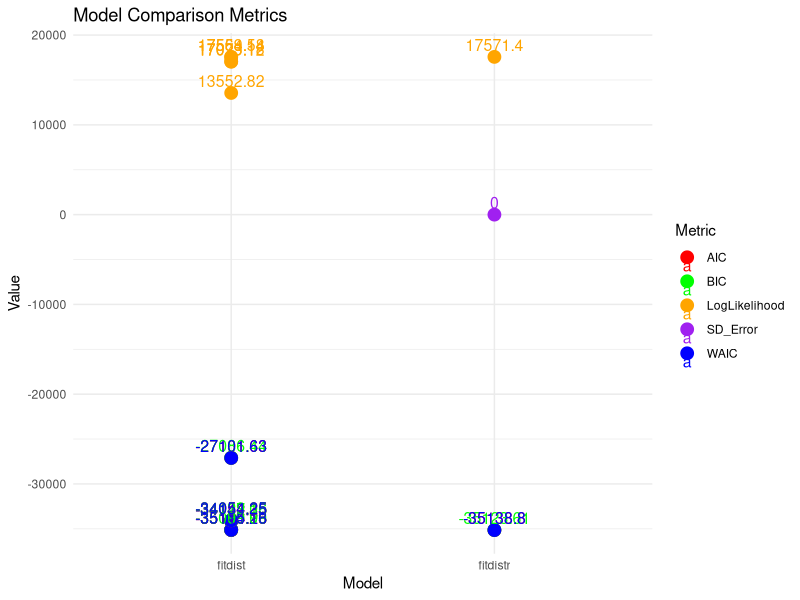
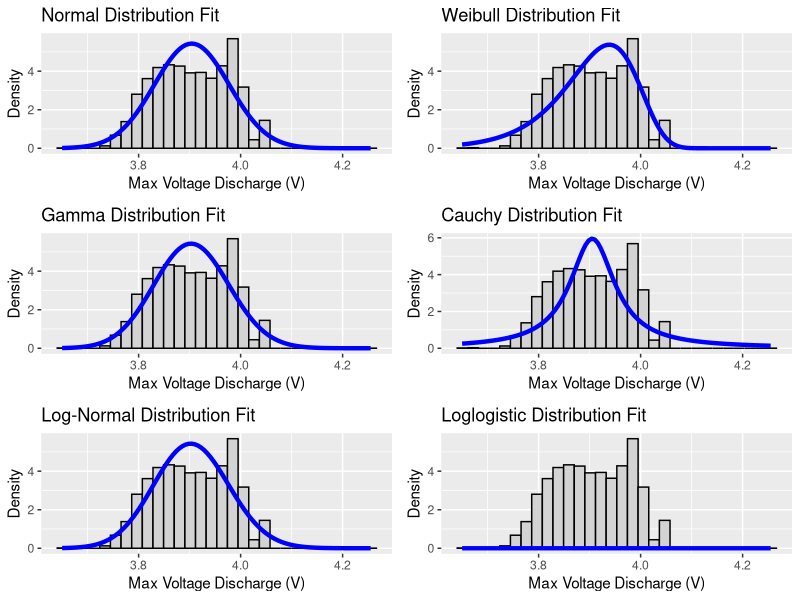

Recreate these plots in R, in order.
# Load necessary libraries
library(ggplot2)
library(readxl)  # Load the readxl package to use read_excel()
library(dplyr)  # For data manipulation
library(broom)  # For tidying model outputs
library(gridExtra)  # For arranging plots
library(fitdistrplus)  # For fitting distributions
library(tidyr)  # For pivot_longer function

# Function to calculate WAIC
calculate_waic <- function(log_likelihood, n, k) {
  # Calculate WAIC
  waic <- -2 * (log_likelihood - k)
  return(waic)
}

# Read the Excel file
data <- read_excel("Dataset.xlsx")

# Create the dataframe with the specified columns
df <- data.frame(
  Discharge_Time = data[[2]],
  Decrement_3.6_3.4V = data[[3]],
  Max_Voltage_Dischar = data[[4]],
  Min_Voltage_Charg = data[[5]],
  Time_at_4.15V = data[[6]],
  Time_constant_current = data[[7]],
  Charging_time = data[[8]] * 10  # Reduce charging time by a factor of 10
)

# Filter the dataframe to include only rows where Max Voltage Discharge is >= 3.5V
df_filtered <- df %>% filter(Max_Voltage_Dischar >= 3.5)

# Fit distributions
fit_normal <- fitdistr(df_filtered$Max_Voltage_Dischar, "normal")
fit_weibull <- fitdist(df_filtered$Max_Voltage_Dischar, "weibull")
fit_gamma <- fitdist(df_filtered$Max_Voltage_Dischar, "gamma")
fit_cauchy <- fitdist(df_filtered$Max_Voltage_Dischar, "cauchy")
fit_lognormal <- fitdist(df_filtered$Max_Voltage_Dischar, "lnorm")
fit_loglogistic <- fitdist(df_filtered$Max_Voltage_Dischar, "logis")

# Function to calculate AIC, BIC, and WAIC
calculate_model_metrics <- function(model) {
  # Extract log-likelihood
  log_likelihood <- logLik(model)
  
  # Calculate AIC and BIC
  aic_value <- AIC(model)
  bic_value <- BIC(model)
  
  # Calculate WAIC
  waic_value <- calculate_waic(log_likelihood, length(df_filtered$Max_Voltage_Dischar), length(coef(model)))
  
  # Extract model parameters
  if (class(model) == "fitdistr") {
    params <- data.frame(
      Estimate = model$estimate,
      StdError = sqrt(diag(model$vcov)),
      row.names = names(model$estimate)
    )
    intercept <- params[1, "Estimate"]
    sd_error <- params[2, "StdError"]
  } else {
    intercept <- NA
    sd_error <- NA
  }
  
  # Create a summary data frame
  summary_df <- data.frame(
    Model = class(model)[1],
    AIC = aic_value,
    BIC = bic_value,
    WAIC = waic_value,
    LogLikelihood = as.numeric(log_likelihood),
    Intercept = intercept,
    SD_Error = sd_error,
    stringsAsFactors = FALSE
  )
  
  return(summary_df)
}

# Calculate metrics for each model
model_summaries <- bind_rows(
  calculate_model_metrics(fit_normal),
  calculate_model_metrics(fit_weibull),
  calculate_model_metrics(fit_gamma),
  calculate_model_metrics(fit_cauchy),
  calculate_model_metrics(fit_lognormal),
  calculate_model_metrics(fit_loglogistic)
  )

# Display the summary table
print(model_summaries)

# Create a point plot for AIC, BIC, WAIC, SD Error, and Log-Likelihood
point_plot <- model_summaries %>%
  pivot_longer(cols = c(AIC, BIC, WAIC, SD_Error, LogLikelihood), 
               names_to = "Metric", 
               values_to = "Value") %>%
  ggplot(aes(x = Model, y = Value, color = Metric, label = round(Value, 2))) +
  geom_point(size = 4) +
  geom_text(vjust = -0.5, size = 4) +
  labs(title = "Model Comparison Metrics", x = "Model", y = "Value") +
  theme_minimal() +
  scale_color_manual(values = c("AIC" = "red", "BIC" = "green", "WAIC" = "blue", "SD_Error" = "purple", "LogLikelihood" = "orange"))

# Display the point plot
print(point_plot)

# Create plots for each distribution
plot_normal <- ggplot(df_filtered, aes(x = Max_Voltage_Dischar)) +
  geom_histogram(aes(y = ..density..), bins = 30, fill = "lightgray", color = "black") +
  stat_function(fun = dnorm, args = list(mean = fit_normal$estimate[1], sd = fit_normal$estimate[2]), color = "blue", size = 1.5) +
  labs(title = "Normal Distribution Fit", x = "Max Voltage Discharge (V)", y = "Density")

plot_weibull <- ggplot(df_filtered, aes(x = Max_Voltage_Dischar)) +
  geom_histogram(aes(y = ..density..), bins = 30, fill = "lightgray", color = "black") +
  stat_function(fun = dweibull, args = list(shape = fit_weibull$estimate[1], scale = fit_weibull$estimate[2]), color = "blue", size = 1.5) +
  labs(title = "Weibull Distribution Fit", x = "Max Voltage Discharge (V)", y = "Density")

plot_gamma <- ggplot(df_filtered, aes(x = Max_Voltage_Dischar)) +
  geom_histogram(aes(y = ..density..), bins = 30, fill = "lightgray", color = "black") +
  stat_function(fun = dgamma, args = list(shape = fit_gamma$estimate[1], rate = fit_gamma$estimate[2]), color = "blue", size = 1.5) +
  labs(title = "Gamma Distribution Fit", x = "Max Voltage Discharge (V)", y = "Density")

plot_cauchy <- ggplot(df_filtered, aes(x = Max_Voltage_Dischar)) +
  geom_histogram(aes(y = ..density..), bins = 30, fill = "lightgray", color = "black") +
  stat_function(fun = dcauchy, args = list(location = fit_cauchy$estimate[1], scale = fit_cauchy$estimate[2]), color = "blue", size = 1.5) +
  labs(title = "Cauchy Distribution Fit", x = "Max Voltage Discharge (V)", y = "Density")

plot_lognormal <- ggplot(df_filtered, aes(x = Max_Voltage_Dischar)) +
  geom_histogram(aes(y = ..density..), bins = 30, fill = "lightgray", color = "black") +
  stat_function(fun = dlnorm, args = list(meanlog = fit_lognormal$estimate[1], sdlog = fit_lognormal$estimate[2]), color = "blue", size = 1.5) +
  labs(title = "Log-Normal Distribution Fit", x = "Max Voltage Discharge (V)", y = "Density")

# Create a plot for the logarithmic distribution
plot_loglogistic <- ggplot(df_filtered, aes(x = Max_Voltage_Dischar)) +
  geom_histogram(aes(y = ..density..), bins = 30, fill = "lightgray", color = "black") +
  stat_function(fun = function(x) dlnorm(x, meanlog = fit_loglogistic$estimate[1], sdlog = fit_lognormal$estimate[2]), color = "blue", size = 1.5) +
  labs(title = "Loglogistic Distribution Fit", x = "Max Voltage Discharge (V)", y = "Density")

# Arrange plots in a grid with 2 columns and 3 rows
print(grid.arrange(plot_normal, plot_weibull, 
                   plot_gamma, plot_cauchy, 
                   plot_lognormal, plot_loglogistic, 
                   nrow = 3, ncol = 2))
